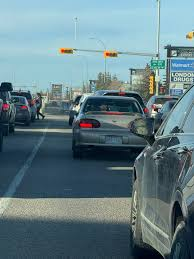
#> input picture perception/image.jpg, 194 x 259 px, found by its file name
$ python feature_maps.py
#> lines starting #> are read from the running program, lines starting #| are printed output that depends on the picture
import cv2
import numpy as np
import matplotlib.pyplot as plt

#Load image
image=cv2.imread('C:/Users/Lenovo/OneDrive/Desktop/autonomous-vehicle-pipeline/perception/image.jpg')
#> image is the input picture: shape (259, 194, 3); mean B, G, R 133.5, 126, 99.9
image=cv2.cvtColor(image,cv2.COLOR_BGR2RGB)

#Convert to grayscale
gray=cv2.cvtColor(image,cv2.COLOR_RGB2GRAY)
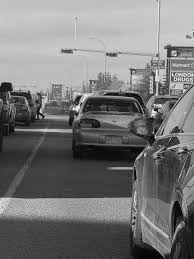
#> gray: shape (259, 194); min 1, max 252, mean 119.1

#Define filters

#Edge detection kernal(horizontal)
kernel_horizontal=np.array([[-1,-1,-1],
                             [0,0,0],
                             [1,1,1]])

#Edge detection kernal(vertical)
kernel_vertical=np.array([[-1,0,1],
                           [-1,0,1],
                           [-1,0,1]])

#Apply filters using convolution
feature_map_horizontal=cv2.filter2D(gray,-1,kernel_horizontal)
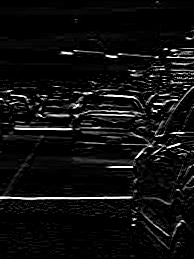
#> feature_map_horizontal: shape (259, 194); min 0, max 255, mean 15.4
feature_map_vertical=cv2.filter2D(gray,-1,kernel_vertical)
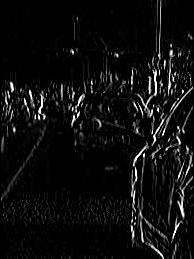
#> feature_map_vertical: shape (259, 194); min 0, max 255, mean 13.7

#Visualization
plt.figure(figsize=(10,5))

plt.subplot(1,3,1)
plt.title("Original Image")
plt.imshow(image)
plt.axis('off')

plt.subplot(1,3,2)
plt.title("Horizontal Edges")
plt.imshow(feature_map_horizontal,cmap='gray')
plt.axis('off')

plt.subplot(1,3,3)
plt.title("Vertical Edges")
plt.imshow(feature_map_vertical,cmap='gray')
plt.axis('off')

plt.show()
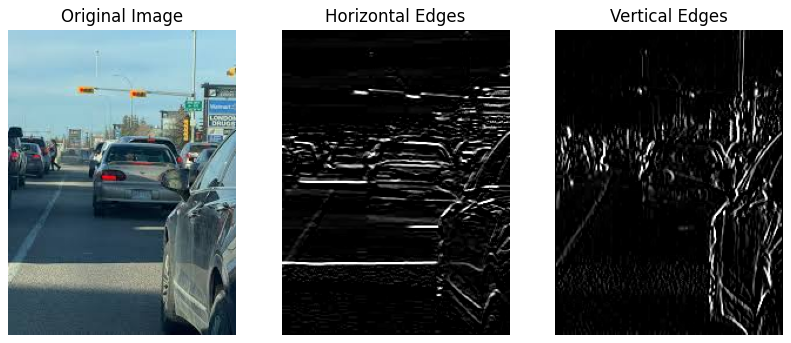
#> figure drawn by matplotlib, 3 panels
